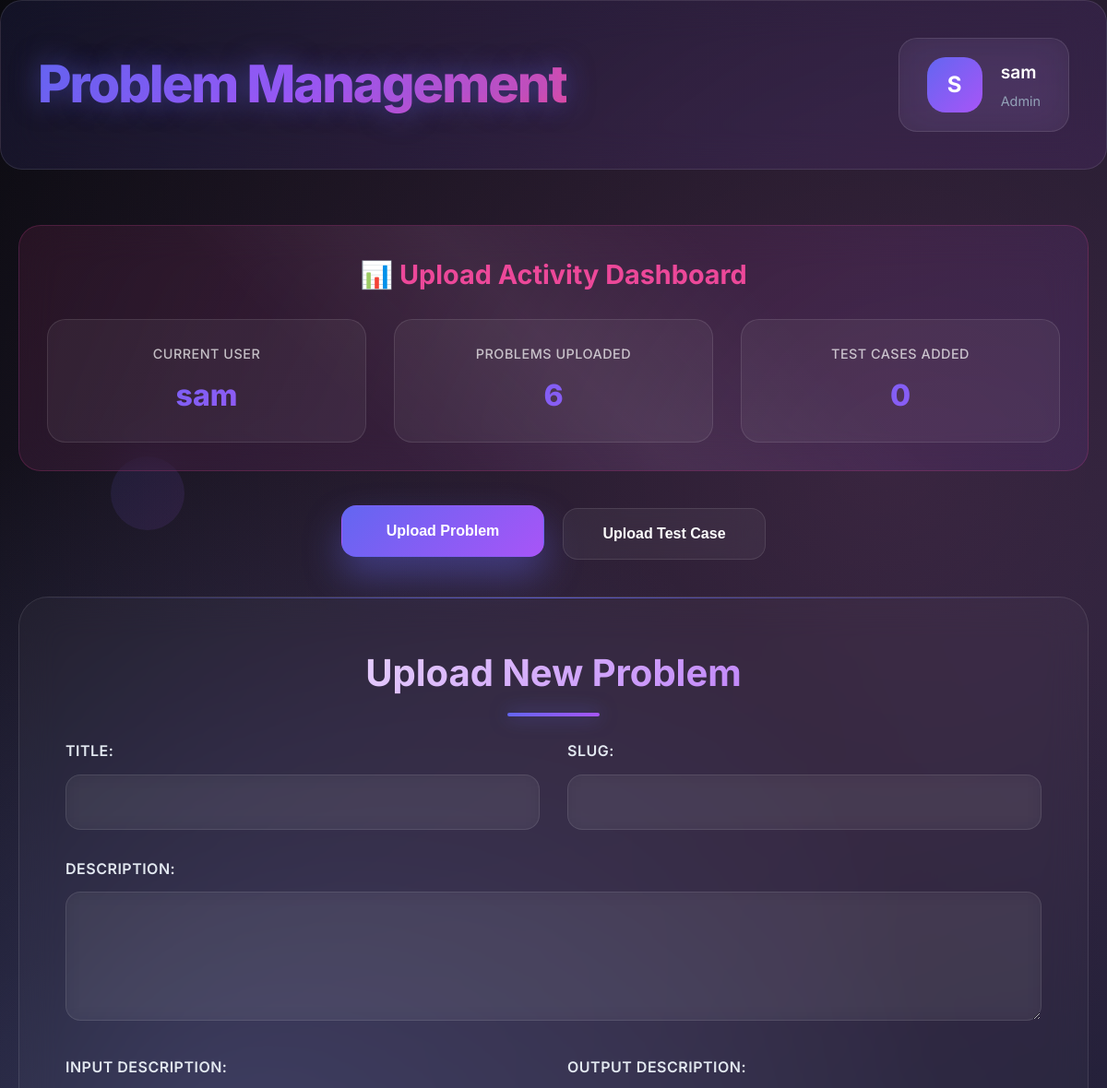
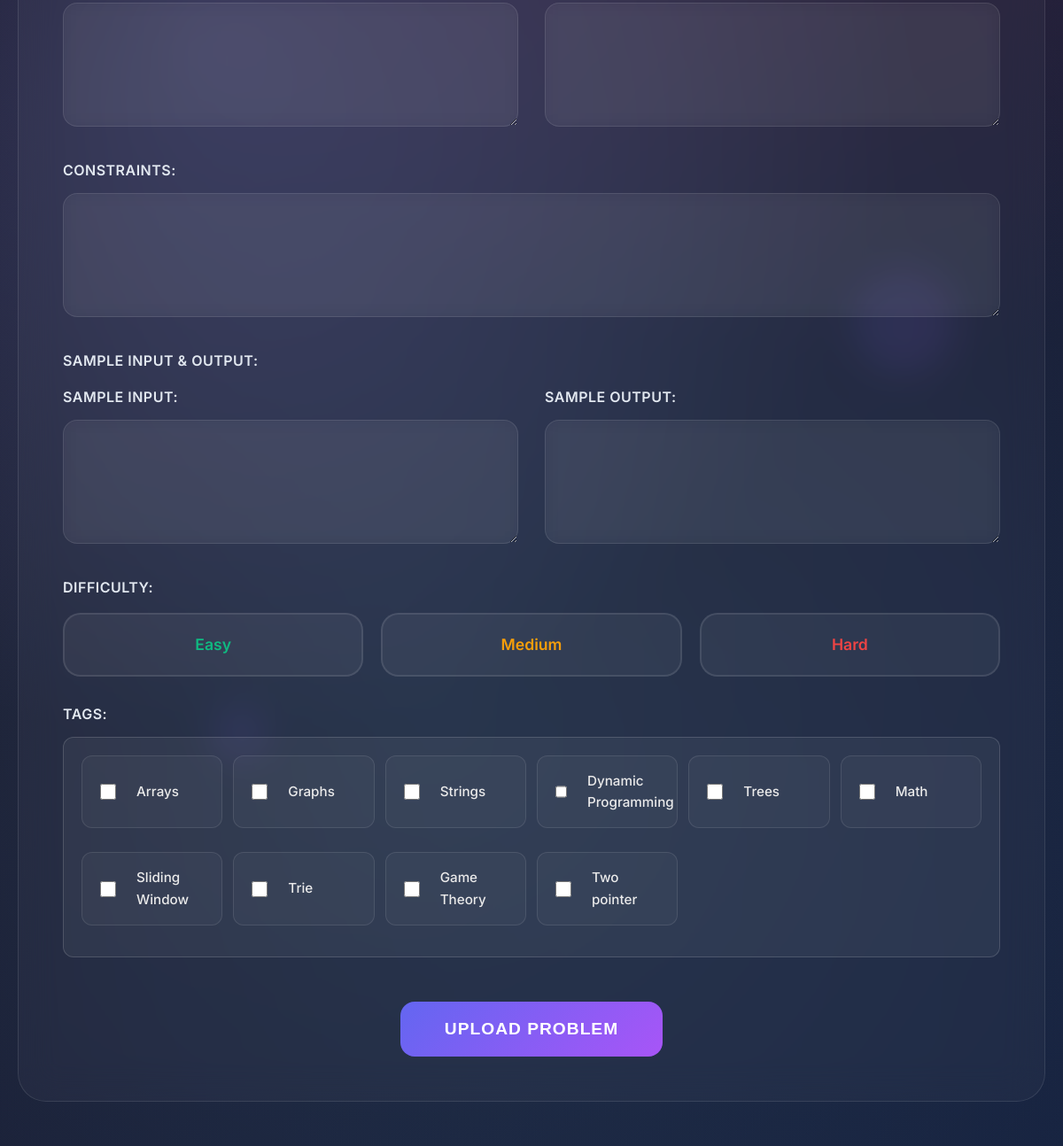
The app's page /administrator/dashboard/ (signed in) with its own data (2 pictures, top to bottom).
### users/models.py (models this page shows, shortened)
class Role(models.Model):
    name = models.CharField(max_length=50, unique=True)
    description = models.TextField(blank=True)

### problems/models.py (models this page shows)
class Tag(models.Model):
    name = models.CharField(max_length=50, unique=True)
    def __str__(self):
        return self.name

### administrator/views.py (the view)
# urls.py: 2. Add a URL to urlpatterns:  path('', views.home, name='home')
def home(request):
    if not request.user.is_authenticated:
        return redirect('/accounts/login/')
    if not (user_has_role(request.user, "Admin") or user_has_role(request.user, "Problem Uploader")):
        messages.error(request, "You do not have permission to access this page.")
        return redirect('/accounts/login/')
    tags = Tag.objects.all()
    role = UserRole.objects.filter(user=request.user).first()
    if user_has_role(request.user,"Admin") or user_has_role(request.user, "Problem Uploader"):
        try:
            uploader = ProblemUploader.objects.get(user=request.user)
            count_uploaded_problems = uploader.problems.count()
        except ProblemUploader.DoesNotExist:
            count_uploaded_problems = 0
    context = {
        'tags': tags,
        'role': role.role.name if role else 'No Role',
        'count_uploaded_problems': count_uploaded_problems,
    }
    return render(request, 'dashboard/home/index.html', context)

### administrator/views.py (called while the page is built)
def user_has_role(user, role_name: str) -> bool:
    return user.user_roles.filter(role__name=role_name).exists()

### templates/Dashboard/home/index.html (shortened to what this page needs)
<!DOCTYPE html>
<html lang="en">
<head>
</head>
<body>
    <div class="bg-animation"></div>
    <div class="floating-shapes">
        <div class="shape"></div>
        <div class="shape"></div>
        <div class="shape"></div>
    </div>
    <div class="header">
        <div class="header-content">
            <h1>Problem Management</h1>
            <div class="user-info">
                <div class="user-avatar">{{ user.username.0|upper }}</div>
                <div class="user-details">
                    <h3>{{ user.username }}</h3>
                    <p>{{role}}</p>
                </div>
            </div>
        </div>
    </div>
    <div class="container">
        <div class="user-tracker">
            <h3>📊 Upload Activity Dashboard</h3>
            <div class="tracker-info">
                <div class="tracker-item">
                    <div class="tracker-label">Current User</div>
                    <div class="tracker-value">{{ user.username }}</div>
                </div>
                <div class="tracker-item">
                    <div class="tracker-label">Problems Uploaded</div>
                    <div class="tracker-value" id="problemsUploaded">{{count_uploaded_problems}}</div>
                </div>
                <div class="tracker-item">
                    <div class="tracker-label">Test Cases Added</div>
                    <div class="tracker-value" id="testCasesAdded">0</div>
                </div>
            </div>
        </div>
        <div class="main-nav">
            <button class="nav-btn active" onclick="showSection('upload-problem')">Upload Problem</button>
            <button class="nav-btn" onclick="showSection('upload-testcase')">Upload Test Case</button>
        </div>
        <div class="section active" id="upload-problem">
            <h2 class="section-title">Upload New Problem</h2>
            <form method="post" id="upload-problem-form" action="{% url 'upload_problem' %}">
                <div class="form-grid">
                    <div class="form-group">
                        <label class="form-label" for="title">Title:</label>
                        <input type="text" id="title" name="title" class="form-input" required>
                    </div>
                    <div class="form-group">
                        <label class="form-label" for="slug">Slug:</label>
                        <input type="text" id="slug" name="slug" class="form-input" required>
                    </div>
                </div>
                <div class="form-group form-grid-full">
                    <label class="form-label" for="description">Description:</label>
                    <textarea id="description" name="description" class="form-textarea" required></textarea>
                </div>
                <div class="form-grid">
                    <div class="form-group">
                        <label class="form-label" for="input_description">Input Description:</label>
                        <textarea id="input_description" name="input_description" class="form-textarea" required></textarea>
                    </div>
                    <div class="form-group">
                        <label class="form-label" for="output_description">Output Description:</label>
                        <textarea id="output_description" name="output_description" class="form-textarea" required></textarea>
                    </div>
                </div>
                <div class="form-group">
                    <label class="form-label" for="constraints">Constraints:</label>
                    <textarea id="constraints" name="constraints" class="form-textarea" required></textarea>
                </div>
                <div class="form-group">
                    <label class="form-label">Sample Input & Output:</label>
                    <div class="sample-io-grid">
                        <div>
                            <label class="form-label" for="sample_input">Sample Input:</label>
                            <textarea id="sample_input" name="sample_input" class="form-textarea" required></textarea>
                        </div>
                        <div>
                            <label class="form-label" for="sample_output">Sample Output:</label>
                            <textarea id="sample_output" name="sample_output" class="form-textarea" required></textarea>
                        </div>
                    </div>
                </div>
                <div class="form-group">
                    <label class="form-label">Difficulty:</label>
                    <div class="difficulty-options">
                        <div class="difficulty-option">
                            <label for="easy" class="difficulty-label easy">Easy</label>
                        </div>
                        <div class="difficulty-option">
                            <label for="medium" class="difficulty-label medium">Medium</label>
                        </div>
                        <div class="difficulty-option">
                            <label for="hard" class="difficulty-label hard">Hard</label>
                        </div>
                    </div>
                </div>
                <div class="form-group">
                    <label class="form-label">Tags:</label>
                    <div class="tags-container">
                        {% for tag in tags %}
                            <div class="checkbox-group">
                                <input type="checkbox" id="{{tag}}" name="tags" value="{{tag}}">
                                <label for="{{tag}}">{{tag}}</label>
                            </div>
                        {% endfor %}
                    </div>
                </div>
                <button type="submit" class="btn-primary" onclick="submitProblem(event)">Upload Problem</button>
            </form>
        </div>
    </div>
</body>
</html>

### records on screen
Role: name "Admin"
Tag: name "Arrays"
Tag: name "Graphs"
Tag: name "Strings"
Tag: name "Dynamic Programming"
Tag: name "Trees"
Tag: name "Math"
Tag: name "Sliding Window"
Tag: name "Trie"
Tag: name "Game Theory"
Tag: name "Two pointer"

### other values on screen
{{ user.username.0|upper }} "S"
{{ user.username }} "sam"
{{ count_uploaded_problems }} "6"
